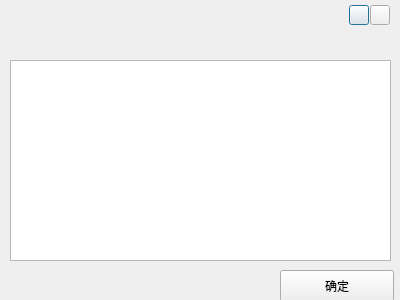
<?xml version="1.0" encoding="UTF-8"?>
<ui version="4.0">
 <class>CAboutDlg</class>
 <widget class="QDialog" name="CAboutDlg">
  <property name="geometry">
   <rect>
    <x>0</x>
    <y>0</y>
    <width>400</width>
    <height>300</height>
   </rect>
  </property>
  <property name="windowTitle">
   <string>Dialog</string>
  </property>
  <widget class="QLabel" name="lb_top">
   <property name="geometry">
    <rect>
     <x>0</x>
     <y>0</y>
     <width>401</width>
     <height>31</height>
    </rect>
   </property>
   <property name="text">
    <string/>
   </property>
  </widget>
  <widget class="QPushButton" name="pb_min">
   <property name="geometry">
    <rect>
     <x>349</x>
     <y>5</y>
     <width>20</width>
     <height>20</height>
    </rect>
   </property>
   <property name="text">
    <string/>
   </property>
  </widget>
  <widget class="QPushButton" name="pb_close">
   <property name="geometry">
    <rect>
     <x>370</x>
     <y>5</y>
     <width>20</width>
     <height>20</height>
    </rect>
   </property>
   <property name="text">
    <string/>
   </property>
  </widget>
  <widget class="QPushButton" name="pb_confirm">
   <property name="geometry">
    <rect>
     <x>280</x>
     <y>270</y>
     <width>114</width>
     <height>32</height>
    </rect>
   </property>
   <property name="text">
    <string>确定</string>
   </property>
  </widget>
  <widget class="QTextEdit" name="textEdit">
   <property name="geometry">
    <rect>
     <x>10</x>
     <y>60</y>
     <width>381</width>
     <height>201</height>
    </rect>
   </property>
  </widget>
 </widget>
 <resources/>
 <connections/>
</ui>
